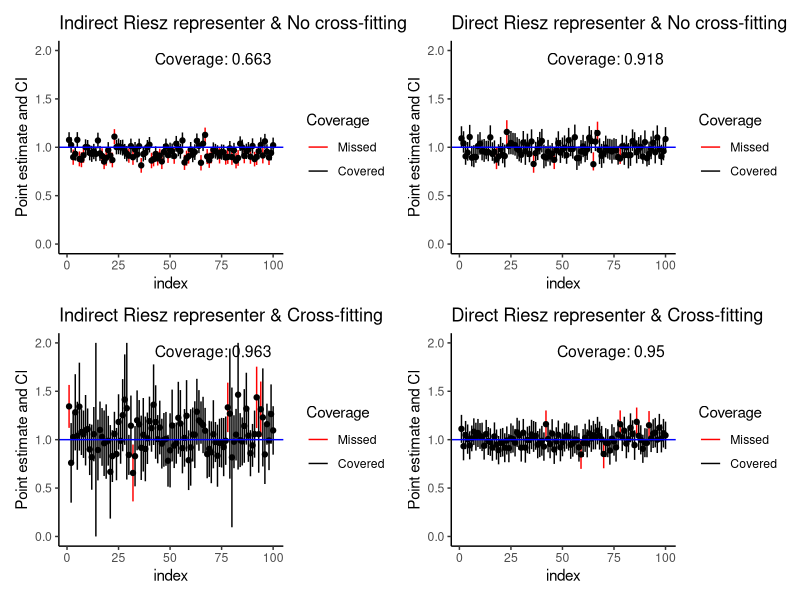

Recreate this plot in R.
library(tidyverse)
library(patchwork)
no_cross_fit_results <- read_csv("ate_experiment/LASSO_experiment/Results/no_cross_fit_results.csv")
cross_fit_results <- read_csv("ate_experiment/LASSO_experiment/Results/cross_fit_results.csv")
no_cross_fit_results = no_cross_fit_results %>% mutate(index = 1:1000, propensity_coverage = propensity_lower <= truth & truth <= propensity_upper)
no_cross_fit_results = no_cross_fit_results %>% mutate(riesz_coverage = riesz_lower <= truth & truth <= riesz_upper)

cross_fit_results = cross_fit_results %>% mutate(index = 1:1000, propensity_coverage = propensity_lower <= truth & truth <= propensity_upper)
cross_fit_results = cross_fit_results %>% mutate(riesz_coverage = riesz_lower <= truth & truth <= riesz_upper)

ymax = 2
ymin = 0


a = ggplot(no_cross_fit_results[1:100,])+
  geom_segment(aes(x=index, y=propensity_lower,xend=index, yend=propensity_upper, color = as.factor(propensity_coverage)))+
  geom_point(aes(x=index, y=propensity_estimate))+
  theme_classic()+
  scale_color_manual(                      
    values = c('FALSE' = "red", "TRUE" = "black"),
    name = "Coverage",
    labels = c("Missed", "Covered")
  )+
  geom_hline(yintercept = no_cross_fit_results$truth[1],color='blue')+
  ylab('Point estimate and CI')+
  annotate("text", 
           x = Inf, y = Inf, 
           label = paste0("Coverage: ", round(mean(no_cross_fit_results$propensity_coverage),5)), 
           hjust = 1.1, vjust = 2, 
           size = 4)+
  ylim(ymin,ymax)+
  ggtitle('Indirect Riesz representer & No cross-fitting')



b = ggplot(no_cross_fit_results[1:100,])+
  geom_segment(aes(x=index, y=propensity_lower,xend=index, yend=riesz_upper, color = as.factor(riesz_coverage)))+
  geom_point(aes(x=index, y=riesz_estimate))+
  theme_classic()+
  scale_color_manual(                      
    values = c('FALSE' = "red", "TRUE" = "black"),
    name = "Coverage",
    labels = c("Missed", "Covered")
  )+
  geom_hline(yintercept = no_cross_fit_results$truth[1],color='blue')+
  ylab('Point estimate and CI')+
  annotate("text", 
           x = Inf, y = Inf, 
           label = paste0("Coverage: ", round(mean(no_cross_fit_results$riesz_coverage),5)), 
           hjust = 1.1, vjust = 2, 
           size = 4)+
  ylim(ymin, ymax)+
  ggtitle('Direct Riesz representer & No cross-fitting')


c = ggplot(cross_fit_results[1:100,])+
  geom_segment(aes(x=index, y=pmax(ymin,propensity_lower),xend=index, yend=pmin(ymax,propensity_upper), color = as.factor(propensity_coverage)))+
  geom_point(aes(x=index, y=propensity_estimate))+
  theme_classic()+
  scale_color_manual(                      
    values = c('FALSE' = "red", "TRUE" = "black"),
    name = "Coverage",
    labels = c("Missed", "Covered")
  )+
  geom_hline(yintercept = no_cross_fit_results$truth[1],color='blue')+
  ylab('Point estimate and CI')+
  annotate("text", 
           x = Inf, y = Inf, 
           label = paste0("Coverage: ", round(mean(cross_fit_results$propensity_coverage),5)), 
           hjust = 1.1, vjust = 2, 
           size = 4)+
  ylim(ymin, ymax)+
  ggtitle('Indirect Riesz representer & Cross-fitting')

d = ggplot(cross_fit_results[1:100,])+
  geom_segment(aes(x=index, y=riesz_lower,xend=index, yend=riesz_upper, color = as.factor(riesz_coverage)))+
  geom_point(aes(x=index, y=riesz_estimate))+
  theme_classic()+
  scale_color_manual(                      
    values = c('FALSE' = "red", "TRUE" = "black"),
    name = "Coverage",
    labels = c("Missed", "Covered")
  )+
  geom_hline(yintercept = no_cross_fit_results$truth[1],color='blue')+
  ylab('Point estimate and CI')+
  annotate("text", 
           x = Inf, y = Inf, 
           label = paste0("Coverage: ", round(mean(cross_fit_results$riesz_coverage),5)), 
           hjust = 1.1, vjust = 2, 
           size = 4)+
  ylim(0, 2)+
  ggtitle('Direct Riesz representer & Cross-fitting')



a+b+c+d